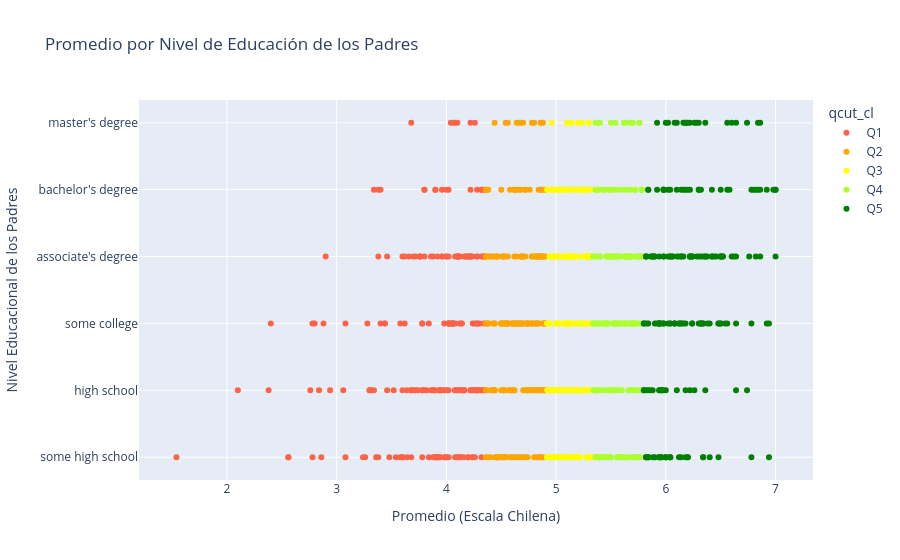

The cell this chart's notebook holds for it:
### Markdown cell above
```
En el caso de cut, los intervalos se construyen dividiendo el rango total de los valores en tramos de igual tamaño, por lo que cada categoría representa un rango fijo de valores. Sin embargo, esto no garantiza que cada grupo contenga la misma cantidad de observaciones, ya que depende de la distribución de los datos.

En qcut genera las categorías en función de los percentiles, dividiendo los datos en grupos con aproximadamente la misma cantidad de observaciones. Esto implica que los intervalos pueden tener distintos tamaños, pero aseguran una distribución equilibrada entre los grupos.

```

### Code cell
# Código para graficar
# Nota: asegúrese de que la columna qcut_cl esté creada antes de ejecutar esto

fig = px.scatter(
    df_cleaned.sort_values(by="mean_cl"),
    x="mean_cl",
    y="parental_level_of_education",
    hover_data=["gender"],
    color="qcut_cl",
    title="Promedio por Nivel de Educación de los Padres",
    labels={"mean_cl": "Promedio (Escala Chilena)", "parental_level_of_education": "Nivel Educacional de los Padres"},
    color_discrete_sequence=["tomato", "orange", "yellow", "greenyellow", "green"],
)

fig.show()

### Figure 1 — Plotly figure (JSON) as saved in the notebook; plotly's stock layout.template omitted (floating-point values rounded to 4 significant figures; data arrays with more than 128 entries replaced by an {"elided": "..."} marker saying what was removed)
{"data": [{"customdata": {"elided": "205x1 str values"}, "hovertemplate": "qcut_cl=Q1<br>Promedio (Escala Chilena)=%{x}<br>Nivel Educacional de los Padres=%{y}<br>gender=%{customdata[0]}<extra></extra>", "legendgroup": "Q1", "marker": {"color": "tomato", "symbol": "circle"}, "mode": "markers", "name": "Q1", "orientation": "h", "showlegend": true, "type": "scatter", "x": {"elided": "205 float values"}, "xaxis": "x", "y": {"elided": "205 str values"}, "yaxis": "y"}, {"customdata": {"elided": "203x1 str values"}, "hovertemplate": "qcut_cl=Q2<br>Promedio (Escala Chilena)=%{x}<br>Nivel Educacional de los Padres=%{y}<br>gender=%{customdata[0]}<extra></extra>", "legendgroup": "Q2", "marker": {"color": "orange", "symbol": "circle"}, "mode": "markers", "name": "Q2", "orientation": "h", "showlegend": true, "type": "scatter", "x": {"elided": "203 float values"}, "xaxis": "x", "y": {"elided": "203 str values"}, "yaxis": "y"}, {"customdata": {"elided": "198x1 str values"}, "hovertemplate": "qcut_cl=Q3<br>Promedio (Escala Chilena)=%{x}<br>Nivel Educacional de los Padres=%{y}<br>gender=%{customdata[0]}<extra></extra>", "legendgroup": "Q3", "marker": {"color": "yellow", "symbol": "circle"}, "mode": "markers", "name": "Q3", "orientation": "h", "showlegend": true, "type": "scatter", "x": {"elided": "198 float values"}, "xaxis": "x", "y": {"elided": "198 str values"}, "yaxis": "y"}, {"customdata": {"elided": "196x1 str values"}, "hovertemplate": "qcut_cl=Q4<br>Promedio (Escala Chilena)=%{x}<br>Nivel Educacional de los Padres=%{y}<br>gender=%{customdata[0]}<extra></extra>", "legendgroup": "Q4", "marker": {"color": "greenyellow", "symbol": "circle"}, "mode": "markers", "name": "Q4", "orientation": "h", "showlegend": true, "type": "scatter", "x": {"elided": "196 float values"}, "xaxis": "x", "y": {"elided": "196 str values"}, "yaxis": "y"}, {"customdata": {"elided": "198x1 str values"}, "hovertemplate": "qcut_cl=Q5<br>Promedio (Escala Chilena)=%{x}<br>Nivel Educacional de los Padres=%{y}<br>gender=%{customdata[0]}<extra></extra>", "legendgroup": "Q5", "marker": {"color": "green", "symbol": "circle"}, "mode": "markers", "name": "Q5", "orientation": "h", "showlegend": true, "type": "scatter", "x": {"elided": "198 float values"}, "xaxis": "x", "y": {"elided": "198 str values"}, "yaxis": "y"}], "layout": {"legend": {"title": {"text": "qcut_cl"}, "tracegroupgap": 0}, "title": {"text": "Promedio por Nivel de Educación de los Padres"}, "xaxis": {"anchor": "y", "domain": [0, 1], "title": {"text": "Promedio (Escala Chilena)"}}, "yaxis": {"anchor": "x", "domain": [0, 1], "title": {"text": "Nivel Educacional de los Padres"}}}}
